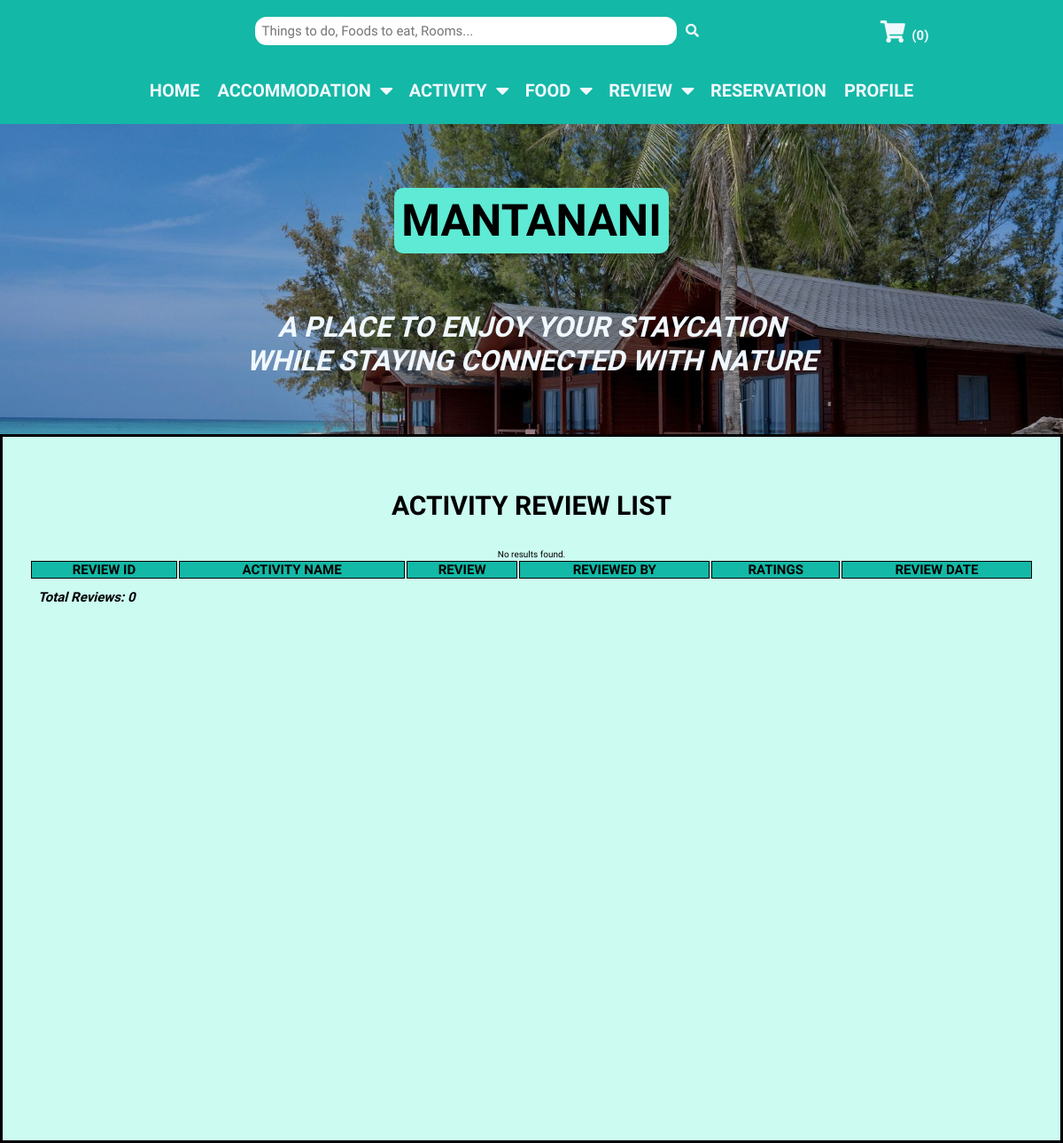
Page /MODULES/ADMIN_MODULE/activityReview.php on the earlier database version.
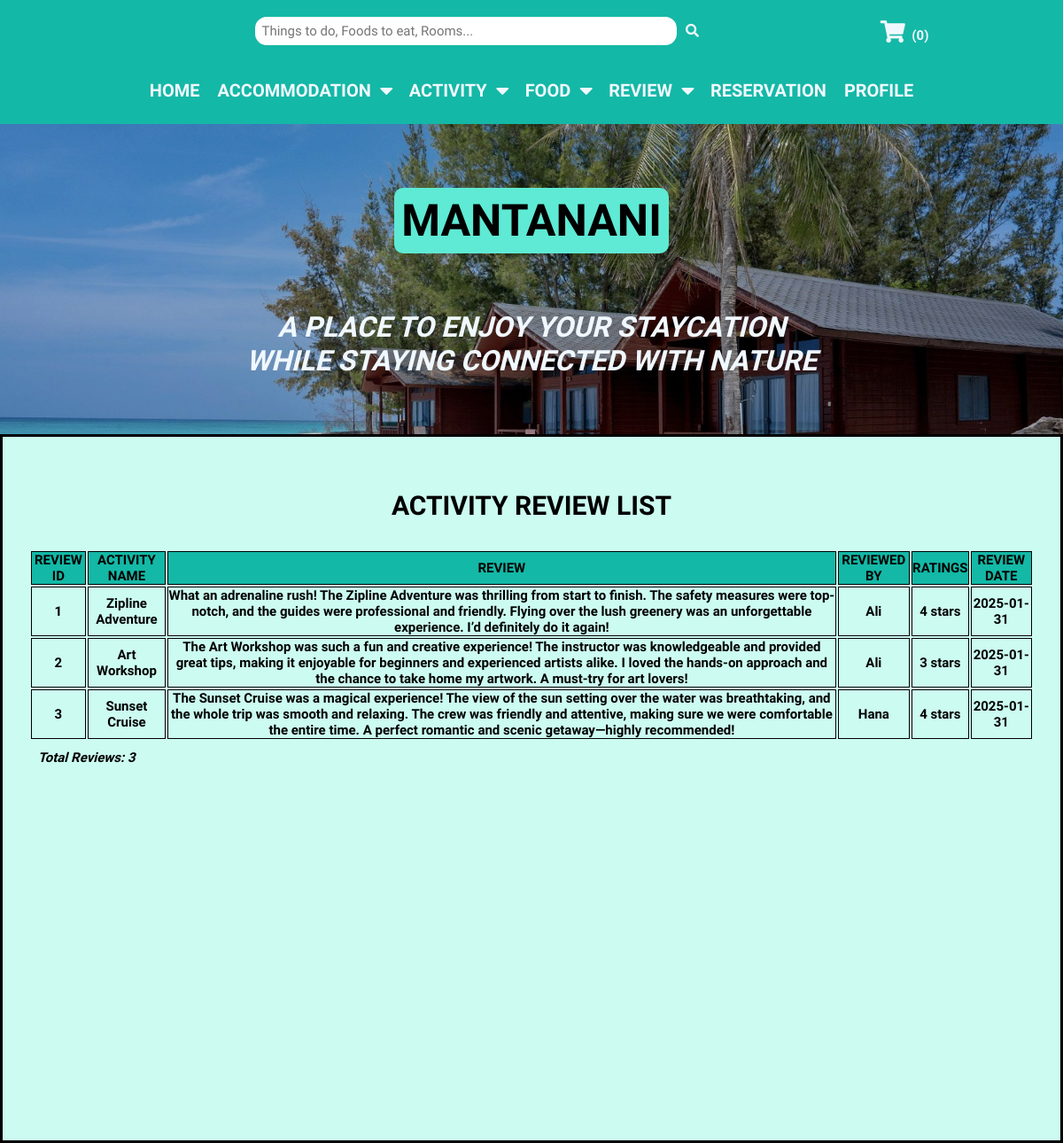
Same page on the later database version.
### tables this page shows
CREATE TABLE `review_activity` (
  `reviewID` int(11) NOT NULL,
  `reviewText` varchar(1000) NOT NULL,
  `reviewRating` int(11) NOT NULL COMMENT 'Lowest(1) - Highest(5)',
  `reviewDate` date NOT NULL,
  `reviewedBy` int(11) NOT NULL,
  `activityID` int(11) NOT NULL,
  `apID` int(11) NOT NULL
);

CREATE TABLE `activity` (
  `activityID` int(11) NOT NULL,
  `activityName` varchar(255) NOT NULL,
  `activityImg` varchar(255) NOT NULL,
  `activityCategory` int(11) NOT NULL,
  `activityDesc` varchar(1000) NOT NULL,
  `activityPrice` decimal(8,2) NOT NULL
);

CREATE TABLE `user` (
  `userID` int(11) NOT NULL,
  `userEmail` varchar(255) NOT NULL,
  `userName` varchar(255) NOT NULL,
  `userPwd` varchar(255) NOT NULL,
  `userImg` varchar(255) NOT NULL,
  `userRole` int(11) NOT NULL COMMENT '1:Admin 2:User'
);

### MODULES/ADMIN_MODULE/activityReview.php (the view, shortened to what this page needs)
<?php
  include("../../../SMMS/CONFIG/config.php");
?>
<!DOCTYPE html>
<html lang="en">
  <head>
    <link rel="stylesheet" href="https://cdnjs.cloudflare.com/ajax/libs/font-awesome/5.15.4/css/all.min.css">
    <link rel="stylesheet" href="../../../SMMS/CSS/MISC/utils.css">
    <link rel="stylesheet" href="../../../SMMS/CSS/MISC/headerBanner.css">
    <link rel="stylesheet" href="../../../SMMS/CSS/MISC/topNav.css">
    <link rel="stylesheet" href="../../../SMMS/CSS/MISC/topHeader.css">
    <link rel="stylesheet" href="../../../SMMS/CSS/ADMIN/adminList.css">
  </head>
  <body>
    <?php include '../../INCLUDES/topHeader.php'; ?>
    <?php include '../../INCLUDES/adminNav.php'; ?>
    <?php include '../../INCLUDES/headerBanner.php';?>
    <section class="adminHome">
      <div class="list-container">
        <h1 id="admin-listTitle">
          ACTIVITY REVIEW LIST
        </h1><br><br>
        <?php
          $sql_review = "SELECT r.reviewID, r.reviewText, r.reviewRating, r.reviewDate, u.userName, a.activityName
          FROM review_activity r
          JOIN user u ON r.reviewedBy = u.userID
          JOIN activity a ON r.activityID = a.activityID
          ORDER BY r.reviewID ASC";
          $result = mysqli_query($conn, $sql_review);
          $rowcount = mysqli_num_rows($result);
        ?>
        <table id="list-table">
          <tr>
            <th>REVIEW ID</th>
            <th>ACTIVITY NAME</th>
            <th>REVIEW</th>
            <th>REVIEWED BY</th>
            <th>RATINGS</th>
            <th>REVIEW DATE</th>
          </tr>
        <?php
          if ($rowcount > 0) {
            while ($row = mysqli_fetch_assoc($result)) {
              echo "<tr>";
              echo "<td>" . htmlspecialchars($row["reviewID"]) . "</td>";
              echo "<td>" . htmlspecialchars($row["activityName"]) . "</td>";
              echo "<td>" . htmlspecialchars($row["reviewText"]) . "</td>";
              echo "<td>" . htmlspecialchars($row["userName"]) . "</td>";
              echo "<td>" . htmlspecialchars($row["reviewRating"]) . " stars" . "</td>";
              echo "<td>" . htmlspecialchars($row["reviewDate"]) . "</td>";
            }
          }
          else {
            echo "<p>No results found.</p>";
          }
        ?>
      </table>
        <h2 id="list-row-count">Total Reviews: <?php echo $rowcount; ?></h2>
      </div>
    </section>
  </body>
</html>

Differences in the rows shown:
added review_activity: reviewID "1", activityID.activityName "Zipline Adventure", reviewText "What an adrenaline rush! The Zipline Adventure was thrilling from start to finish. The safety measures were top-notch, and the guides were professional and friendly. Flying over the lush greenery was an unforgettable experience. I’d definitely do it again!", reviewedBy.userName "Ali", reviewRating "4", reviewDate "2025-01-31"
added review_activity: reviewID "2", activityID.activityName "Art Workshop", reviewText "The Art Workshop was such a fun and creative experience! The instructor was knowledgeable and provided great tips, making it enjoyable for beginners and experienced artists alike. I loved the hands-on approach and the chance to take home my artwork. A must-try for art lovers!", reviewedBy.userName "Ali", reviewRating "3", reviewDate "2025-01-31"
added review_activity: reviewID "3", activityID.activityName "Sunset Cruise", reviewText "The Sunset Cruise was a magical experience! The view of the sun setting over the water was breathtaking, and the whole trip was smooth and relaxing. The crew was friendly and attentive, making sure we were comfortable the entire time. A perfect romantic and scenic getaway—highly recommended!", reviewedBy.userName "Hana", reviewRating "4", reviewDate "2025-01-31"
Other differences:
$rowcount: "0" → "3"
text no longer shown: "No results found."
